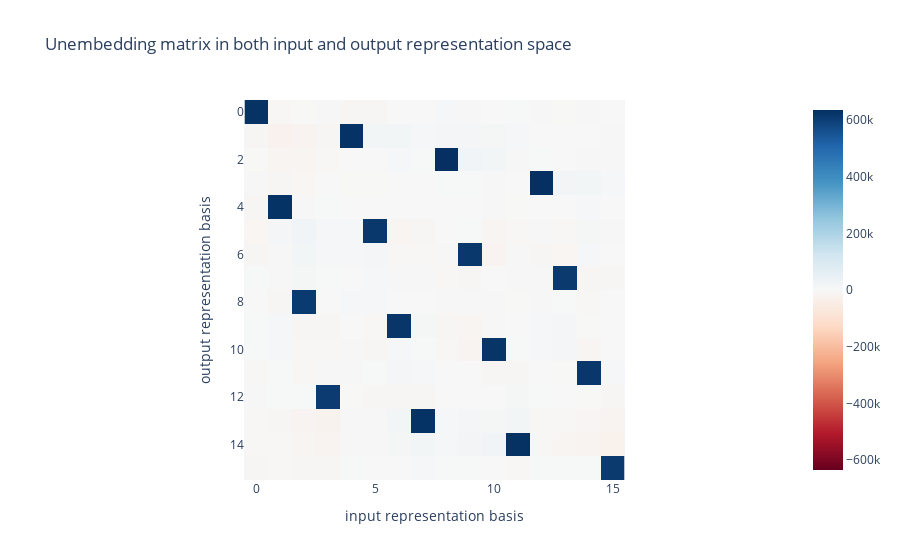

Notebook code cell kept with this figure:
### Markdown cell above
# Logit Computation

### Code cell
# evidence: 
rep_name = 'standard'
W_U = model.W_U
rep = group.irreps[rep_name].rep.reshape(group.order, -1)
W_U_rep = hidden_to_reps_proj[rep_name] @ W_U @ rep [group.inverses]
print(W_U_rep.shape)
imshow(W_U_rep, title='Unembedding matrix in both input and output representation space', input2='input representation basis', input1='output representation basis', save=f'{save_dir}/unembedding_matrix_in_rep_basis.png')

real_linear_map = W_U_rep > 1e5
sim = F.cosine_similarity(W_U_rep.flatten(), real_linear_map.flatten(), dim=0)
print(f'Cosine similarity between unembedding matrix and real linear map: {sim}')

### Figure 1 — Plotly figure (JSON) as saved in the notebook; plotly's stock layout.template omitted (floating-point values rounded to 4 significant figures; data arrays with more than 128 entries replaced by an {"elided": "..."} marker saying what was removed)
{"data": [{"coloraxis": "coloraxis", "hovertemplate": "input representation basis: %{x}<br>output representation basis: %{y}<br>color: %{z}<extra></extra>", "name": "0", "type": "heatmap", "xaxis": "x", "yaxis": "y", "z": {"elided": "16x16 float values"}}], "layout": {"coloraxis": {"cmid": 0, "colorscale": [[0, "rgb(103,0,31)"], [0.1, "rgb(178,24,43)"], [0.2, "rgb(214,96,77)"], [0.3, "rgb(244,165,130)"], [0.4, "rgb(253,219,199)"], [0.5, "rgb(247,247,247)"], [0.6, "rgb(209,229,240)"], [0.7, "rgb(146,197,222)"], [0.8, "rgb(67,147,195)"], [0.9, "rgb(33,102,172)"], [1, "rgb(5,48,97)"]]}, "title": {"text": "Unembedding matrix in both input and output representation space"}, "xaxis": {"anchor": "y", "constrain": "domain", "domain": [0, 1], "scaleanchor": "y", "title": {"text": "input representation basis"}}, "yaxis": {"anchor": "x", "autorange": "reversed", "constrain": "domain", "domain": [0, 1], "title": {"text": "output representation basis"}}}}
